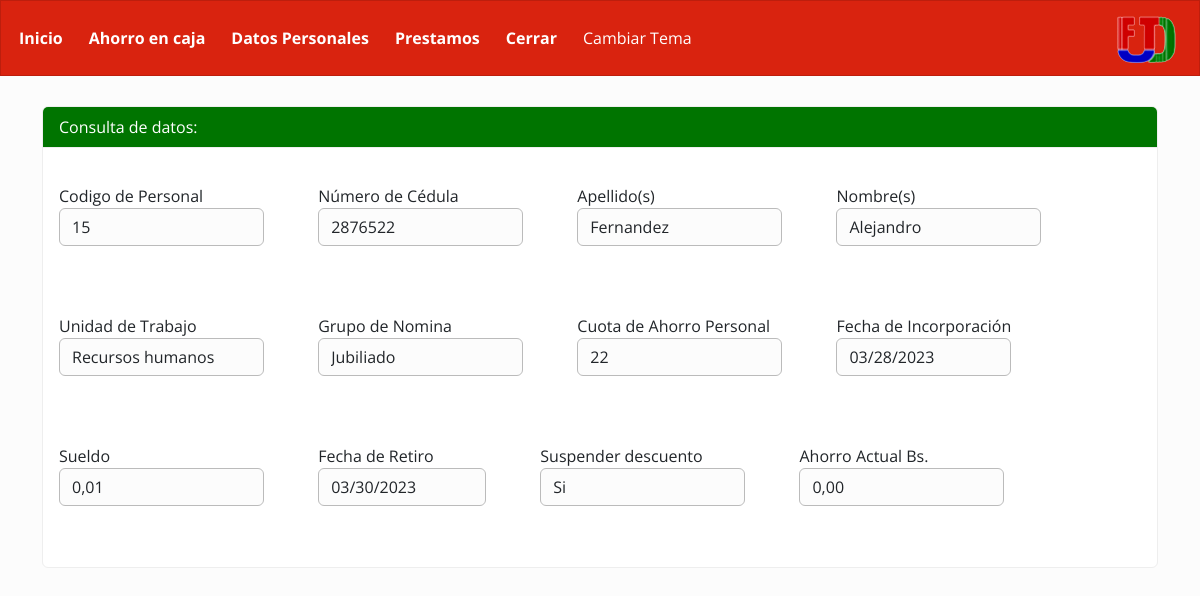
The page /afiliados/edicion.php (signed in) on the database its author committed.
### tables this page shows
CREATE TABLE `afiliados` (
  `id` int(11) NOT NULL,
  `cedula` varchar(8) NOT NULL,
  `apellidos` varchar(255) NOT NULL,
  `nombres` varchar(255) NOT NULL,
  `trabajo` varchar(255) NOT NULL,
  `nomina` varchar(255) NOT NULL,
  `cuota` int(11) NOT NULL,
  `ingreso` date NOT NULL,
  `retiro` date NOT NULL,
  `descuento` varchar(255) NOT NULL,
  `Saldo` float(255,2) NOT NULL,
  `sueldo` float(11,2) NOT NULL
);

### afiliados/edicion.php (the view, shortened to what this page needs)
<?php include("./template/cabecera.php");
include("config/bd.php");
include("./template/sesion.php"); ?>
<?php
$records = $conexion->prepare('SELECT * FROM afiliados WHERE cedula=:contrasenia') ;
$records->bindParam(':contrasenia',$_SESSION['Identity']);
$records->execute();
$results = $records->fetch(PDO::FETCH_ASSOC);
?>
<br>
<link rel="stylesheet" href="css/edicion.css">
<div class="orden">
    <div class="card">
        <div class="card-header">
            Consulta de datos:
        </div>
        <div class="card-body">
            <form>
                <div class = "form-group">
                    <label for="txtID">Codigo de Personal</label>
                    <input type="number" name="txtID" class="form-control" id="txtID" readonly="readonly" value="<?php echo $results['id'] ?>" placeholder="ID o Codigo">
                </div>
                <div class = "form-group">
                    <label for="txtCI">Número de Cédula</label>
                    <input type="number" name="txtCI" class="form-control" id="txtCI" readonly value="<?php echo $results['cedula'] ?>" placeholder="Cédula de Identidad">
                </div>
                <div class = "form-group">
                    <label for="txtApe">Apellido(s)</label>
                    <input type="text" name="txtApe" class="form-control" id="txtApe" readonly value="<?php echo $results['apellidos'] ?>" placeholder="Apellido(s)">
                </div>
                <div class = "form-group">
                    <label for="txtNombre">Nombre(s)</label>
                    <input type="text" name="txtNombre" class="form-control" id="txtNombre" readonly placeholder="Nombre(s)" value="<?php echo $results['nombres'] ?>">
                </div>
                <br><br><br>
                <div class = "form-group">
                    <label for="txtTrabajo">Unidad de Trabajo</label>
                    <input type="text" name="txtTrabajo" class="form-control" id="txtTrabajo" readonly value="<?php echo $results['trabajo'] ?>" placeholder="Unidad de Trabajo">
                </div>
                <div class = "form-group">
                    <label for="txtNomina">Grupo de Nomina</label>
                    <input type="text" name="txtNomina" class="form-control" id="txtNomina" readonly value="<?php echo $results['nomina'] ?>" placeholder="Unidad de Trabajo">
                </div>
                <div class = "form-group">
                    <label for="txtCuota">Cuota de Ahorro Personal</label>
                    <input type="text" name="txtCuota" class="form-control" id="txtCuota" readonly value="<?php echo $results['cuota'] ?>" placeholder="">
                </div>
                <div class = "form-group">
                    <label for="txtIngreso">Fecha de Incorporación</label>
                    <input type="date" name="txtIngreso" class="form-control" id="txtIngreso" readonly value="<?php echo $results['ingreso'] ?>" placeholder="">
                </div>
                <br><br><br>
                <div class = "form-group">
                    <label for="txtSueldo">Sueldo</label>
                    <input type="text" name="txtSueldo" class="form-control" id="txtSueldo" readonly value="<?php echo number_format($results["sueldo"], 2, "," , ".") ?>" placeholder="">
                </div>
                <div class = "form-group">
                    <label for="txtRetiro">Fecha de Retiro</label>
                    <input type="date" name="txtRetiro" class="form-control" id="txtRetiro" readonly value="<?php echo $results['retiro'] ?>" placeholder="">
                </div>
                <div class = "form-group">
                    <label for="txtDescuento">Suspender descuento</label>
                    <input type="text" name="txtDescuento" class="form-control" id="txtDescuento" readonly value="<?php echo $results['descuento'] ?>" placeholder="">
                </div>
                <div class = "form-group">
                    <label for="txtSaldo">Ahorro Actual Bs.</label>
                    <input type="text" name="txtSaldo" class="form-control" id="txtSaldo" readonly value="<?php echo number_format($results["Saldo"], 2, "," , ".")?>" placeholder="">
                </div>
<br>
            </form>
        </div>
    </div>
</div>
<?php include("./template/pie.php") ?>

### afiliados/css/edicion.css (style rules this page uses)
.form-group { margin-top: 20px; display: inline-block; margin-right: 50px; }
.card { margin-top: 30px; }
.card-body { margin: 0px; }
.card-header { background-color: rgb(0, 116, 0); color: white; }

### rows shown on the page
afiliados: txtID "15", txtCI "2876522", txtApe "Fernandez", txtNombre "Alejandro", txtTrabajo "Recursos humanos", txtNomina "Jubiliado", txtCuota "22", txtIngreso "03/28/2023", txtSueldo "0,01", txtRetiro "03/30/2023", txtDescuento "Si", txtSaldo "0,00"
